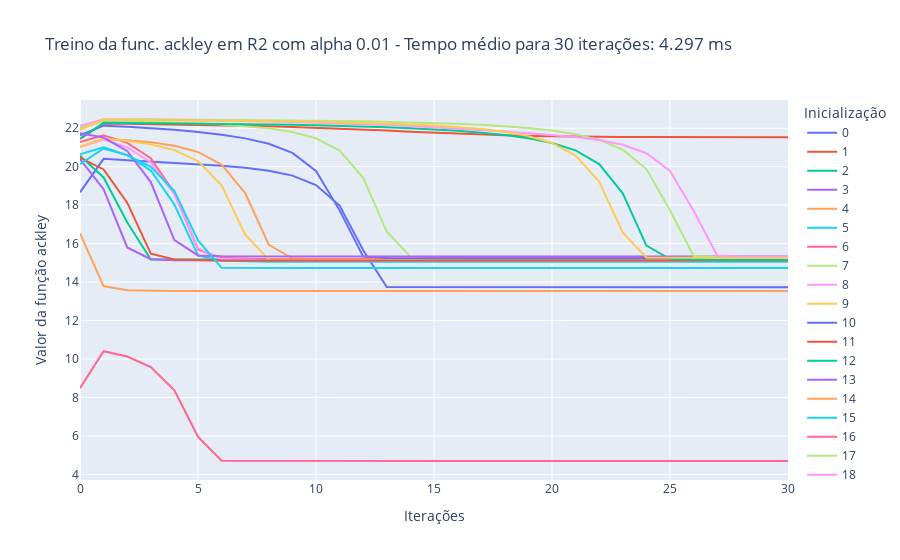

The notebook cell this image was saved under:
### Markdown cell above
Caso 3.1: $\alpha$ = 0.01, treinamento por 30 iterações

### Code cell
treina_gradiente(1e-2, 2, 'ackley', 30)

### Figure 1 — Plotly figure (JSON) as saved in the notebook; plotly's stock layout.template omitted (floating-point values rounded to 4 significant figures)
{"data": [{"hovertemplate": "variable=0<br>index=%{x}<br>value=%{y}<extra></extra>", "legendgroup": "0", "line": {"color": "#636efa", "dash": "solid"}, "marker": {"symbol": "circle"}, "mode": "lines", "name": "0", "orientation": "v", "showlegend": true, "type": "scatter", "x": [0, 1, 2, 3, 4, 5, 6, 7, 8, 9, 10, 11, 12, 13, 14, 15, 16, 17, 18, 19, 20, 21, 22, 23, 24, 25, 26, 27, 28, 29, 30], "xaxis": "x", "y": [18.67, 20.41, 20.33, 20.26, 20.19, 20.13, 20.05, 19.95, 19.79, 19.53, 19.04, 17.98, 15.65, 13.74, 13.74, 13.74, 13.74, 13.74, 13.74, 13.74, 13.74, 13.74, 13.74, 13.74, 13.74, 13.74, 13.74, 13.74, 13.74, 13.74, 13.74], "yaxis": "y"}, {"hovertemplate": "variable=1<br>index=%{x}<br>value=%{y}<extra></extra>", "legendgroup": "1", "line": {"color": "#EF553B", "dash": "solid"}, "marker": {"symbol": "circle"}, "mode": "lines", "name": "1", "orientation": "v", "showlegend": true, "type": "scatter", "x": [0, 1, 2, 3, 4, 5, 6, 7, 8, 9, 10, 11, 12, 13, 14, 15, 16, 17, 18, 19, 20, 21, 22, 23, 24, 25, 26, 27, 28, 29, 30], "xaxis": "x", "y": [21.44, 22.24, 22.23, 22.21, 22.19, 22.17, 22.15, 22.13, 22.09, 22.06, 22.02, 21.98, 21.93, 21.87, 21.82, 21.77, 21.71, 21.67, 21.63, 21.6, 21.58, 21.56, 21.55, 21.54, 21.54, 21.53, 21.53, 21.53, 21.53, 21.53, 21.52], "yaxis": "y"}, {"hovertemplate": "variable=2<br>index=%{x}<br>value=%{y}<extra></extra>", "legendgroup": "2", "line": {"color": "#00cc96", "dash": "solid"}, "marker": {"symbol": "circle"}, "mode": "lines", "name": "2", "orientation": "v", "showlegend": true, "type": "scatter", "x": [0, 1, 2, 3, 4, 5, 6, 7, 8, 9, 10, 11, 12, 13, 14, 15, 16, 17, 18, 19, 20, 21, 22, 23, 24, 25, 26, 27, 28, 29, 30], "xaxis": "x", "y": [20.57, 19.44, 17.11, 15.17, 15.17, 15.17, 15.17, 15.17, 15.17, 15.17, 15.17, 15.17, 15.17, 15.17, 15.17, 15.17, 15.17, 15.17, 15.17, 15.17, 15.17, 15.17, 15.17, 15.17, 15.17, 15.17, 15.17, 15.17, 15.17, 15.17, 15.17], "yaxis": "y"}, {"hovertemplate": "variable=3<br>index=%{x}<br>value=%{y}<extra></extra>", "legendgroup": "3", "line": {"color": "#ab63fa", "dash": "solid"}, "marker": {"symbol": "circle"}, "mode": "lines", "name": "3", "orientation": "v", "showlegend": true, "type": "scatter", "x": [0, 1, 2, 3, 4, 5, 6, 7, 8, 9, 10, 11, 12, 13, 14, 15, 16, 17, 18, 19, 20, 21, 22, 23, 24, 25, 26, 27, 28, 29, 30], "xaxis": "x", "y": [20.39, 18.83, 15.8, 15.19, 15.13, 15.12, 15.12, 15.12, 15.12, 15.12, 15.12, 15.12, 15.12, 15.12, 15.12, 15.12, 15.12, 15.12, 15.12, 15.12, 15.12, 15.12, 15.12, 15.12, 15.12, 15.12, 15.12, 15.12, 15.12, 15.12, 15.12], "yaxis": "y"}, {"hovertemplate": "variable=4<br>index=%{x}<br>value=%{y}<extra></extra>", "legendgroup": "4", "line": {"color": "#FFA15A", "dash": "solid"}, "marker": {"symbol": "circle"}, "mode": "lines", "name": "4", "orientation": "v", "showlegend": true, "type": "scatter", "x": [0, 1, 2, 3, 4, 5, 6, 7, 8, 9, 10, 11, 12, 13, 14, 15, 16, 17, 18, 19, 20, 21, 22, 23, 24, 25, 26, 27, 28, 29, 30], "xaxis": "x", "y": [21.02, 21.44, 21.37, 21.26, 21.09, 20.76, 20.11, 18.63, 15.94, 15.23, 15.19, 15.18, 15.18, 15.18, 15.18, 15.18, 15.18, 15.18, 15.18, 15.18, 15.18, 15.18, 15.18, 15.18, 15.18, 15.18, 15.18, 15.18, 15.18, 15.18, 15.18], "yaxis": "y"}, {"hovertemplate": "variable=5<br>index=%{x}<br>value=%{y}<extra></extra>", "legendgroup": "5", "line": {"color": "#19d3f3", "dash": "solid"}, "marker": {"symbol": "circle"}, "mode": "lines", "name": "5", "orientation": "v", "showlegend": true, "type": "scatter", "x": [0, 1, 2, 3, 4, 5, 6, 7, 8, 9, 10, 11, 12, 13, 14, 15, 16, 17, 18, 19, 20, 21, 22, 23, 24, 25, 26, 27, 28, 29, 30], "xaxis": "x", "y": [20.65, 21.0, 20.6, 19.8, 18.03, 15.38, 15.1, 15.07, 15.06, 15.06, 15.06, 15.06, 15.06, 15.06, 15.06, 15.06, 15.06, 15.06, 15.06, 15.06, 15.06, 15.06, 15.06, 15.06, 15.06, 15.06, 15.06, 15.06, 15.06, 15.06, 15.06], "yaxis": "y"}, {"hovertemplate": "variable=6<br>index=%{x}<br>value=%{y}<extra></extra>", "legendgroup": "6", "line": {"color": "#FF6692", "dash": "solid"}, "marker": {"symbol": "circle"}, "mode": "lines", "name": "6", "orientation": "v", "showlegend": true, "type": "scatter", "x": [0, 1, 2, 3, 4, 5, 6, 7, 8, 9, 10, 11, 12, 13, 14, 15, 16, 17, 18, 19, 20, 21, 22, 23, 24, 25, 26, 27, 28, 29, 30], "xaxis": "x", "y": [21.28, 21.63, 21.24, 20.44, 18.63, 15.7, 15.26, 15.21, 15.2, 15.2, 15.2, 15.2, 15.2, 15.2, 15.2, 15.2, 15.2, 15.2, 15.2, 15.2, 15.2, 15.2, 15.2, 15.2, 15.2, 15.2, 15.2, 15.2, 15.2, 15.2, 15.2], "yaxis": "y"}, {"hovertemplate": "variable=7<br>index=%{x}<br>value=%{y}<extra></extra>", "legendgroup": "7", "line": {"color": "#B6E880", "dash": "solid"}, "marker": {"symbol": "circle"}, "mode": "lines", "name": "7", "orientation": "v", "showlegend": true, "type": "scatter", "x": [0, 1, 2, 3, 4, 5, 6, 7, 8, 9, 10, 11, 12, 13, 14, 15, 16, 17, 18, 19, 20, 21, 22, 23, 24, 25, 26, 27, 28, 29, 30], "xaxis": "x", "y": [21.96, 22.38, 22.36, 22.33, 22.3, 22.25, 22.2, 22.11, 21.99, 21.8, 21.47, 20.84, 19.42, 16.61, 15.33, 15.3, 15.3, 15.3, 15.29, 15.29, 15.29, 15.29, 15.29, 15.29, 15.29, 15.29, 15.29, 15.29, 15.29, 15.29, 15.29], "yaxis": "y"}, {"hovertemplate": "variable=8<br>index=%{x}<br>value=%{y}<extra></extra>", "legendgroup": "8", "line": {"color": "#FF97FF", "dash": "solid"}, "marker": {"symbol": "circle"}, "mode": "lines", "name": "8", "orientation": "v", "showlegend": true, "type": "scatter", "x": [0, 1, 2, 3, 4, 5, 6, 7, 8, 9, 10, 11, 12, 13, 14, 15, 16, 17, 18, 19, 20, 21, 22, 23, 24, 25, 26, 27, 28, 29, 30], "xaxis": "x", "y": [21.03, 21.41, 21.0, 20.22, 18.55, 15.77, 15.2, 15.15, 15.14, 15.14, 15.14, 15.14, 15.14, 15.14, 15.14, 15.14, 15.14, 15.14, 15.14, 15.14, 15.14, 15.14, 15.14, 15.14, 15.14, 15.14, 15.14, 15.14, 15.14, 15.14, 15.14], "yaxis": "y"}, {"hovertemplate": "variable=9<br>index=%{x}<br>value=%{y}<extra></extra>", "legendgroup": "9", "line": {"color": "#FECB52", "dash": "solid"}, "marker": {"symbol": "circle"}, "mode": "lines", "name": "9", "orientation": "v", "showlegend": true, "type": "scatter", "x": [0, 1, 2, 3, 4, 5, 6, 7, 8, 9, 10, 11, 12, 13, 14, 15, 16, 17, 18, 19, 20, 21, 22, 23, 24, 25, 26, 27, 28, 29, 30], "xaxis": "x", "y": [21.04, 21.46, 21.34, 21.16, 20.86, 20.29, 19.03, 16.47, 15.18, 15.16, 15.16, 15.15, 15.15, 15.15, 15.15, 15.15, 15.15, 15.15, 15.15, 15.15, 15.15, 15.15, 15.15, 15.15, 15.15, 15.15, 15.15, 15.15, 15.15, 15.15, 15.15], "yaxis": "y"}, {"hovertemplate": "variable=10<br>index=%{x}<br>value=%{y}<extra></extra>", "legendgroup": "10", "line": {"color": "#636efa", "dash": "solid"}, "marker": {"symbol": "circle"}, "mode": "lines", "name": "10", "orientation": "v", "showlegend": true, "type": "scatter", "x": [0, 1, 2, 3, 4, 5, 6, 7, 8, 9, 10, 11, 12, 13, 14, 15, 16, 17, 18, 19, 20, 21, 22, 23, 24, 25, 26, 27, 28, 29, 30], "xaxis": "x", "y": [21.63, 22.13, 22.07, 22.0, 21.92, 21.8, 21.66, 21.47, 21.19, 20.72, 19.78, 17.73, 15.32, 15.25, 15.24, 15.23, 15.23, 15.23, 15.23, 15.23, 15.23, 15.23, 15.23, 15.23, 15.23, 15.23, 15.23, 15.23, 15.23, 15.23, 15.23], "yaxis": "y"}, {"hovertemplate": "variable=11<br>index=%{x}<br>value=%{y}<extra></extra>", "legendgroup": "11", "line": {"color": "#EF553B", "dash": "solid"}, "marker": {"symbol": "circle"}, "mode": "lines", "name": "11", "orientation": "v", "showlegend": true, "type": "scatter", "x": [0, 1, 2, 3, 4, 5, 6, 7, 8, 9, 10, 11, 12, 13, 14, 15, 16, 17, 18, 19, 20, 21, 22, 23, 24, 25, 26, 27, 28, 29, 30], "xaxis": "x", "y": [20.47, 19.86, 18.13, 15.48, 15.17, 15.13, 15.12, 15.12, 15.12, 15.12, 15.12, 15.12, 15.12, 15.12, 15.12, 15.12, 15.12, 15.12, 15.12, 15.12, 15.12, 15.12, 15.12, 15.12, 15.12, 15.12, 15.12, 15.12, 15.12, 15.12, 15.12], "yaxis": "y"}, {"hovertemplate": "variable=12<br>index=%{x}<br>value=%{y}<extra></extra>", "legendgroup": "12", "line": {"color": "#00cc96", "dash": "solid"}, "marker": {"symbol": "circle"}, "mode": "lines", "name": "12", "orientation": "v", "showlegend": true, "type": "scatter", "x": [0, 1, 2, 3, 4, 5, 6, 7, 8, 9, 10, 11, 12, 13, 14, 15, 16, 17, 18, 19, 20, 21, 22, 23, 24, 25, 26, 27, 28, 29, 30], "xaxis": "x", "y": [21.45, 22.28, 22.27, 22.26, 22.25, 22.24, 22.23, 22.21, 22.2, 22.18, 22.15, 22.12, 22.09, 22.05, 22.0, 21.94, 21.86, 21.77, 21.64, 21.47, 21.23, 20.85, 20.14, 18.61, 15.9, 15.2, 15.15, 15.14, 15.14, 15.14, 15.14], "yaxis": "y"}, {"hovertemplate": "variable=13<br>index=%{x}<br>value=%{y}<extra></extra>", "legendgroup": "13", "line": {"color": "#ab63fa", "dash": "solid"}, "marker": {"symbol": "circle"}, "mode": "lines", "name": "13", "orientation": "v", "showlegend": true, "type": "scatter", "x": [0, 1, 2, 3, 4, 5, 6, 7, 8, 9, 10, 11, 12, 13, 14, 15, 16, 17, 18, 19, 20, 21, 22, 23, 24, 25, 26, 27, 28, 29, 30], "xaxis": "x", "y": [21.73, 21.51, 20.82, 19.2, 16.18, 15.39, 15.34, 15.33, 15.32, 15.32, 15.32, 15.32, 15.32, 15.32, 15.32, 15.32, 15.32, 15.32, 15.32, 15.32, 15.32, 15.32, 15.32, 15.32, 15.32, 15.32, 15.32, 15.32, 15.32, 15.32, 15.32], "yaxis": "y"}, {"hovertemplate": "variable=14<br>index=%{x}<br>value=%{y}<extra></extra>", "legendgroup": "14", "line": {"color": "#FFA15A", "dash": "solid"}, "marker": {"symbol": "circle"}, "mode": "lines", "name": "14", "orientation": "v", "showlegend": true, "type": "scatter", "x": [0, 1, 2, 3, 4, 5, 6, 7, 8, 9, 10, 11, 12, 13, 14, 15, 16, 17, 18, 19, 20, 21, 22, 23, 24, 25, 26, 27, 28, 29, 30], "xaxis": "x", "y": [16.53, 13.79, 13.57, 13.54, 13.53, 13.53, 13.53, 13.53, 13.53, 13.53, 13.53, 13.53, 13.53, 13.53, 13.53, 13.53, 13.53, 13.53, 13.53, 13.53, 13.53, 13.53, 13.53, 13.53, 13.53, 13.53, 13.53, 13.53, 13.53, 13.53, 13.53], "yaxis": "y"}, {"hovertemplate": "variable=15<br>index=%{x}<br>value=%{y}<extra></extra>", "legendgroup": "15", "line": {"color": "#19d3f3", "dash": "solid"}, "marker": {"symbol": "circle"}, "mode": "lines", "name": "15", "orientation": "v", "showlegend": true, "type": "scatter", "x": [0, 1, 2, 3, 4, 5, 6, 7, 8, 9, 10, 11, 12, 13, 14, 15, 16, 17, 18, 19, 20, 21, 22, 23, 24, 25, 26, 27, 28, 29, 30], "xaxis": "x", "y": [20.13, 20.94, 20.6, 19.99, 18.72, 16.16, 14.74, 14.73, 14.73, 14.72, 14.72, 14.72, 14.72, 14.72, 14.72, 14.72, 14.72, 14.72, 14.72, 14.72, 14.72, 14.72, 14.72, 14.72, 14.72, 14.72, 14.72, 14.72, 14.72, 14.72, 14.72], "yaxis": "y"}, {"hovertemplate": "variable=16<br>index=%{x}<br>value=%{y}<extra></extra>", "legendgroup": "16", "line": {"color": "#FF6692", "dash": "solid"}, "marker": {"symbol": "circle"}, "mode": "lines", "name": "16", "orientation": "v", "showlegend": true, "type": "scatter", "x": [0, 1, 2, 3, 4, 5, 6, 7, 8, 9, 10, 11, 12, 13, 14, 15, 16, 17, 18, 19, 20, 21, 22, 23, 24, 25, 26, 27, 28, 29, 30], "xaxis": "x", "y": [8.484, 10.4, 10.13, 9.583, 8.371, 5.954, 4.707, 4.702, 4.697, 4.698, 4.697, 4.697, 4.697, 4.697, 4.697, 4.697, 4.697, 4.697, 4.697, 4.697, 4.697, 4.697, 4.697, 4.697, 4.697, 4.697, 4.697, 4.697, 4.697, 4.697, 4.697], "yaxis": "y"}, {"hovertemplate": "variable=17<br>index=%{x}<br>value=%{y}<extra></extra>", "legendgroup": "17", "line": {"color": "#B6E880", "dash": "solid"}, "marker": {"symbol": "circle"}, "mode": "lines", "name": "17", "orientation": "v", "showlegend": true, "type": "scatter", "x": [0, 1, 2, 3, 4, 5, 6, 7, 8, 9, 10, 11, 12, 13, 14, 15, 16, 17, 18, 19, 20, 21, 22, 23, 24, 25, 26, 27, 28, 29, 30], "xaxis": "x", "y": [22.03, 22.48, 22.47, 22.47, 22.46, 22.45, 22.44, 22.43, 22.42, 22.41, 22.4, 22.38, 22.36, 22.33, 22.31, 22.27, 22.23, 22.17, 22.1, 22.01, 21.88, 21.68, 21.39, 20.88, 19.87, 17.73, 15.35, 15.3, 15.29, 15.28, 15.28], "yaxis": "y"}, {"hovertemplate": "variable=18<br>index=%{x}<br>value=%{y}<extra></extra>", "legendgroup": "18", "line": {"color": "#FF97FF", "dash": "solid"}, "marker": {"symbol": "circle"}, "mode": "lines", "name": "18", "orientation": "v", "showlegend": true, "type": "scatter", "x": [0, 1, 2, 3, 4, 5, 6, 7, 8, 9, 10, 11, 12, 13, 14, 15, 16, 17, 18, 19, 20, 21, 22, 23, 24, 25, 26, 27, 28, 29, 30], "xaxis": "x", "y": [22.12, 22.46, 22.45, 22.44, 22.42, 22.41, 22.39, 22.37, 22.35, 22.32, 22.29, 22.25, 22.21, 22.16, 22.11, 22.05, 21.98, 21.9, 21.83, 21.74, 21.65, 21.54, 21.38, 21.14, 20.7, 19.77, 17.7, 15.38, 15.33, 15.32, 15.31], "yaxis": "y"}, {"hovertemplate": "variable=19<br>index=%{x}<br>value=%{y}<extra></extra>", "legendgroup": "19", "line": {"color": "#FECB52", "dash": "solid"}, "marker": {"symbol": "circle"}, "mode": "lines", "name": "19", "orientation": "v", "showlegend": true, "type": "scatter", "x": [0, 1, 2, 3, 4, 5, 6, 7, 8, 9, 10, 11, 12, 13, 14, 15, 16, 17, 18, 19, 20, 21, 22, 23, 24, 25, 26, 27, 28, 29, 30], "xaxis": "x", "y": [21.91, 22.44, 22.43, 22.42, 22.42, 22.41, 22.4, 22.38, 22.37, 22.35, 22.33, 22.31, 22.28, 22.24, 22.19, 22.14, 22.06, 21.96, 21.81, 21.59, 21.23, 20.58, 19.22, 16.57, 15.28, 15.26, 15.26, 15.26, 15.26, 15.26, 15.26], "yaxis": "y"}], "layout": {"legend": {"title": {"text": "Inicialização"}, "tracegroupgap": 0}, "title": {"text": "Treino da func. ackley em R2 com alpha 0.01 - Tempo médio para 30 iterações: 4.297 ms"}, "xaxis": {"anchor": "y", "domain": [0, 1], "title": {"text": "Iterações"}}, "yaxis": {"anchor": "x", "domain": [0, 1], "title": {"text": "Valor da função ackley"}}}}
